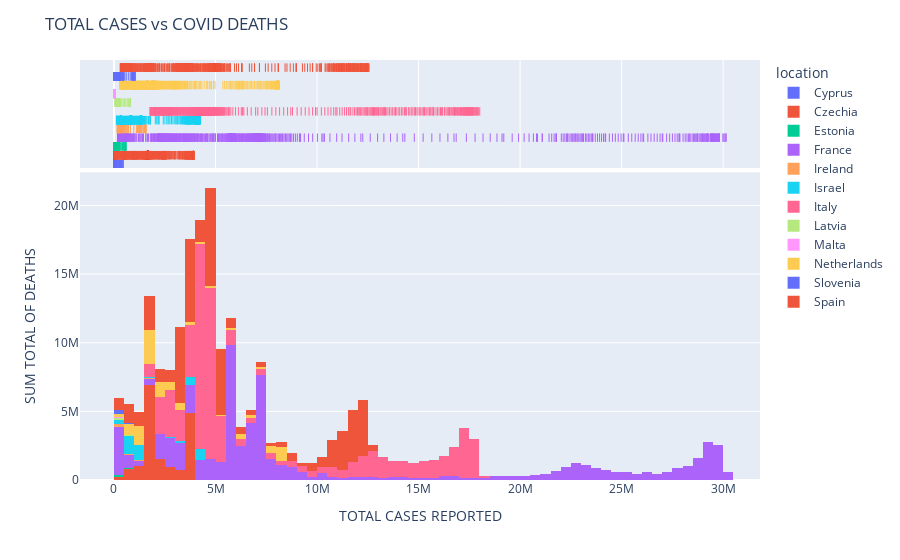

This figure's notebook cell:
### Markdown cell above
### <center>WHAT IS THE RELATIONSHIP BETWEEN TOTAL CASES REPORTED AND NUMBER OF COVID DEATHS?</center>

### Code cell
fig = px.histogram (df.dropna(),x = ['total_cases'] ,y ='total_deaths',hover_data=['new_cases'],color = 'location' , marginal='rug')
fig.update_layout(title = 'TOTAL CASES vs COVID DEATHS' ,yaxis_title = 'SUM TOTAL OF DEATHS',xaxis_title = "TOTAL CASES REPORTED")
fig.layout.update(showlegend = True)
fig.show()
